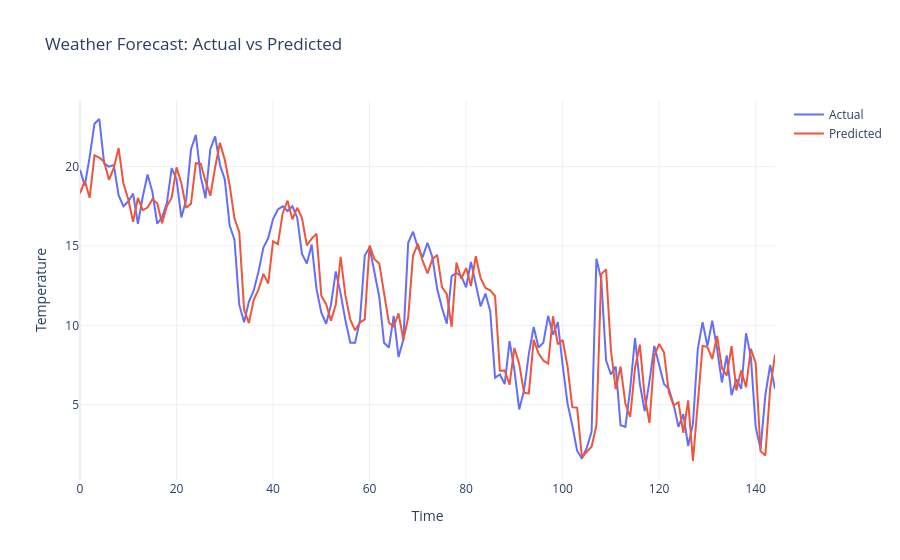

Notebook source saved alongside this figure:
### Markdown cell above
В среднем модель ошибается на 1.6 С
RMSE выше. То есть иногда модель ошибается силнее обычного

### Code cell
fig = go.Figure()

fig.add_trace(
    go.Scatter(
        y=y_test.values,
        mode="lines",
        name="Actual",
    )
)

fig.add_trace(
    go.Scatter(
        y=predictions,
        mode="lines",
        name="Predicted",
    )
)

fig.update_layout(
    title="Weather Forecast: Actual vs Predicted",
    xaxis_title="Time",
    yaxis_title="Temperature",
    template="plotly_white",
)

fig.show()

### Figure 1 — Plotly figure (JSON) as saved in the notebook; plotly's stock layout.template omitted (floating-point values rounded to 4 significant figures; data arrays with more than 128 entries replaced by an {"elided": "..."} marker saying what was removed)
{"data": [{"mode": "lines", "name": "Actual", "type": "scatter", "y": {"elided": "145 float values"}}, {"mode": "lines", "name": "Predicted", "type": "scatter", "y": {"elided": "145 float values"}}], "layout": {"title": {"text": "Weather Forecast: Actual vs Predicted"}, "xaxis": {"title": {"text": "Time"}}, "yaxis": {"title": {"text": "Temperature"}}}}
